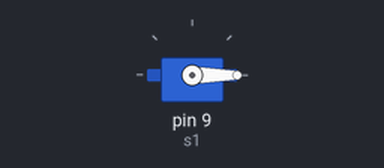
Simulated run of this sketch. Board: Arduino Uno, built with avr-gcc and run on an emulated ATmega328P. On the bench: servo.

Above: at 0.05 s.
Timing chart, 0 to 4.6 s (numbered marks = the images above):
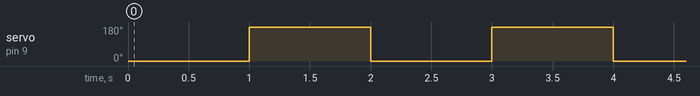

The sketch:

Servo_motor_test.ino
```cpp
// Chapter 5 - Motor Control
// Controlling Speed
// By Cornel Amariei for Packt Publishing

// Include the Servo library
#include <Servo.h>
Servo s1;
// Declare the Servo pin
int servoPin = 3;
// Create a servo object


void setup() {
  // We need to attach the servo to the used pin number
  s1.attach(9);
}

void loop(){
  // Make servo go to 0 degrees
  s1.write(0);
  delay(1000);
  // // Make servo go to 90 degrees
  // s1.write(90);
  // delay(1000);
  // Make servo go to 180 degrees
  s1.write(180);
  delay(1000);
  s1.write(0);
}
```

Measured:
- by itself, servo on pin 9 (s1): alternates 180° for 1.0 s and 0° for 1.0 s
